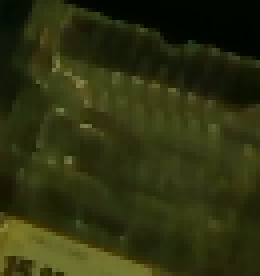
#> input picture red_image.png, 65 x 69 px (shown 4 times larger)
$ python -i utils.py   (imports and definitions only)
#> lines starting #> are read from the running program, lines starting #| are printed output that depends on the picture; after the words box and inside, x2 and y2 are one past the last pixel; in counts of white or black regions, pixels touching at a corner belong together
#> further down, picture is the input picture: shape (69, 65, 3); mean B, G, R 16.2, 49, 45.6
import cv2
import numpy as np
def img2_minAreaRect_roi(img):
    # 将图像转换为灰度图像
    gray = cv2.cvtColor(img, cv2.COLOR_BGR2GRAY)
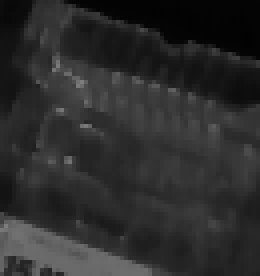
#> gray: shape (69, 65) (shown 4 times larger); min 2, max 125, mean 44.2

    # 使用自适应阈值方法进行二值化处理
    thresh = cv2.adaptiveThreshold(gray, 255, cv2.ADAPTIVE_THRESH_MEAN_C, cv2.THRESH_BINARY_INV, 11, 5)
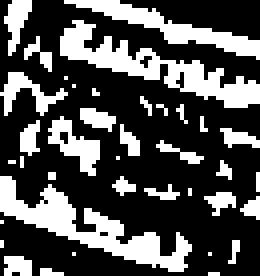
#> thresh: shape (69, 65) (shown 4 times larger); 31.5% white; 38 white regions (24 under 20 px)

    # 找到轮廓
    contours, hierarchy = cv2.findContours(thresh, cv2.RETR_EXTERNAL, cv2.CHAIN_APPROX_SIMPLE)
#> contours = 38 contours, 31 with area under 20; largest, box (x1, y1, x2, y2) and area: (0, 44, 48, 68) 270, (15, 5, 65, 27) 256, (16, 0, 65, 15) 139, (12, 29, 25, 44) 68, (0, 18, 17, 29) 45, (1, 0, 8, 14) 36, (20, 27, 29, 33) 23

    # 计算最小外接矩形
    rect = cv2.minAreaRect(contours[0])
#> rect = ((53, 68), (0, 2), -90)
    box = cv2.boxPoints(rect)
#> box = [[54, 68], [52, 68], [52, 68], [54, 68]]
    box = np.int0(box)

    # 绘制最小外接矩形
    # cv2.drawContours(img, [box], 0, (0, 0, 255), 2)

    # 创建黑色背景图像
    background = np.zeros_like(img)

    # 在背景图像上绘制最小外接矩形
    cv2.drawContours(background, [box], 0, (255, 255, 255), -1)
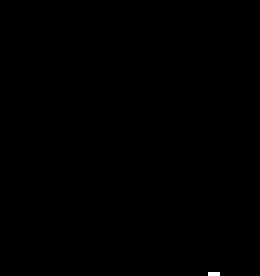
#> background: shape (69, 65, 3) (shown 4 times larger); 0.07% white in thin lines or dots, all inside (x1, y1, x2, y2) = (52, 68, 55, 69)

    # 提取感兴趣的区域
    roi = cv2.getRectSubPix(img, (int(rect[1][0]), int(rect[1][1])), rect[0])
    return roi


# [97 lines left out: functions imgpath2_minAreaRect_roi, resize, upsample, padding, not called in this run]

def MSE(img1, img2):
    mse = np.mean( (img1 - img2) ** 2 )
    return mse


# [71 lines left out: functions create_rgb_hist, hist_compare, handle_img, compare2_output, not called in this run]

>>> import cv2
>>> picture = cv2.imread('red_image.png')
>>> result = img2_minAreaRect_roi(picture)
